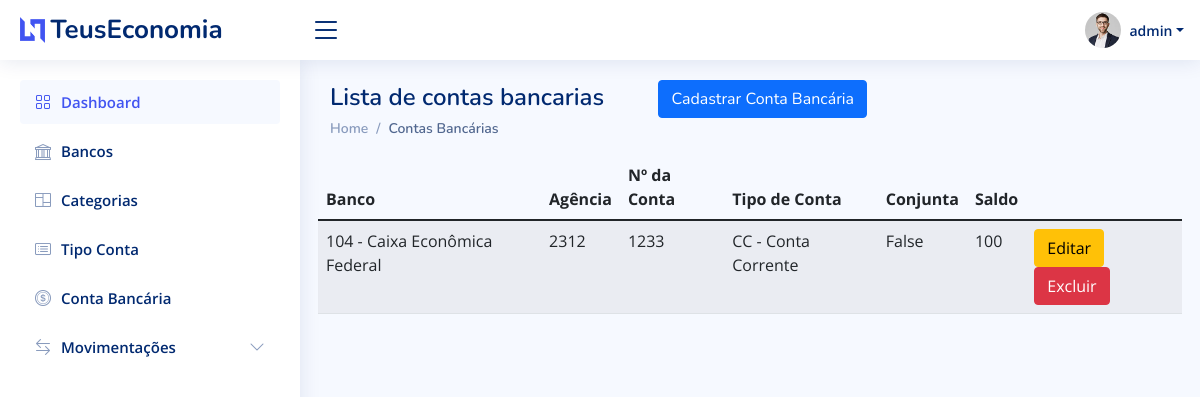
/listar/conta-bancaria/ (signed in), run on an earlier commit of the app's database.
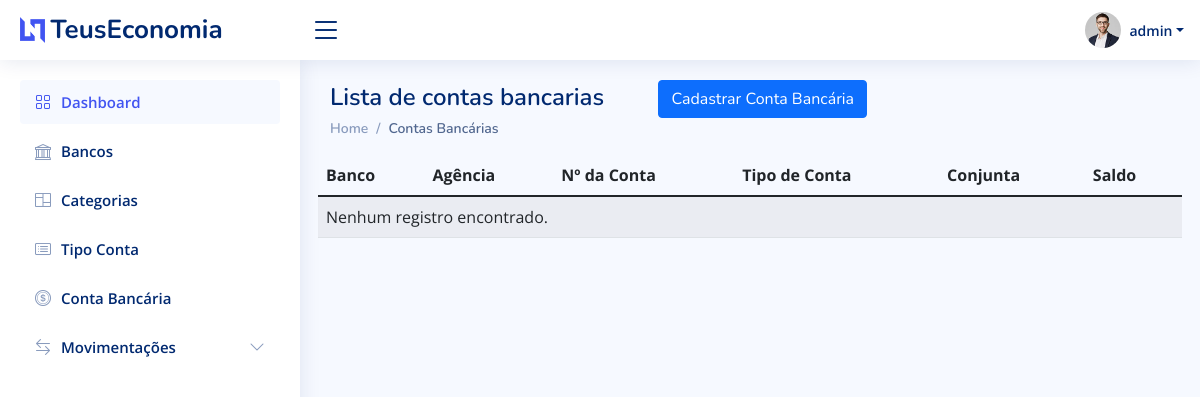
And on a later commit of the database.
### Paginas/models.py (models this page shows, shortened)
class ContaBancaria(models.Model):
	banco = models.ForeignKey(Banco, on_delete=models.PROTECT)
	tipo_conta = models.ForeignKey(TipoConta, on_delete=models.PROTECT)
	agencia = models.CharField(verbose_name='Agência', max_length=50)
	conta = models.CharField(max_length=10)
	valor_total = models.DecimalField(max_digits=99999999999, decimal_places=0)
	conjunta = models.BooleanField()
	usuario = models.ForeignKey(User, on_delete=models.PROTECT)

class Banco(models.Model):
	nome = models.CharField(max_length=100)
	codigo = models.DecimalField(max_digits=9999, decimal_places=0)
	def __str__(self) -> str:
		return '{} - {}'.format(self.codigo, self.nome)

class TipoConta(models.Model):
	nome = models.CharField(max_length=50)
	descricao = models.CharField(max_length=100, verbose_name="Descrição")
	def __str__(self) -> str:
		return '{} - {}'.format(self.nome, self.descricao)

### Paginas/views.py (the view)
# urls.py: path('listar/conta-bancaria/', ContaBancariaList.as_view(), name='listar-conta-bancaria'),
class ContaBancariaList(LoginRequiredMixin, ListView):
	model = ContaBancaria
	template_name = 'paginas/listas/conta-bancaria.html'
	success_url = reverse_lazy('listar-conta-bancaria')
	def get_queryset(self):
		self.object_list = ContaBancaria.objects.filter(
			usuario = self.request.user)
		return self.object_list

### Paginas/templates/paginas/listas/conta-bancaria.html
{% extends 'paginas/modelo.html' %} {% load static %} {% block pagetitle %}
<h1>Lista de contas bancarias
    <a href="{% url 'cadastrar-conta-bancaria' %}" class="btn btn-primary float-right ms-5">
		Cadastrar Conta Bancária
	</a>
</h1>
{% endblock %} {% block breadcrumb %}
<nav>
    <ol class="breadcrumb">
        <li class="breadcrumb-item"><a href="{% url 'index' %}">Home</a></li>
        <li class="breadcrumb-item active">Contas Bancárias</li>
    </ol>
</nav>
{% endblock %} {% block main %}
<table class="table table-striped">
    <thead>
        <tr>
            <th>Banco</th>
            <th>Agência</th>
            <th>Nº da Conta</th>
            <th>Tipo de Conta</th>
            <th>Conjunta</th>
            <th>Saldo</th>
        </tr>
    </thead>
    <tbody>
        {% for obj in object_list %}
        <tr>
            <td>{{ obj.banco }}</td>
            <td>{{ obj.agencia }}</td>
            <td>{{ obj.conta }}</td>
            <td>{{ obj.tipo_conta }}</td>
            <td>{{ obj.conjunta }}</td>
            <td>{{ obj.valor_total }}</td>
            <td>
                <a href="{% url 'editar-conta-bancaria' obj.pk %}" class="btn btn-warning">Editar</a>
                <a href="{% url 'excluir-conta-bancaria' obj.pk %}" class="btn btn-danger">Excluir</a>
            </td>
        </tr>
        {% empty %}
        <tr>
            <td colspan="100%">Nenhum registro encontrado.</td>
        </tr>
        {% endfor %}
    </tbody>
</table>
{% endblock %}

What changed in the data, as far as the page shows it:
removed ContaBancaria: banco "104 - Caixa Econômica Federal", agencia "2312", conta "1233", tipo_conta "CC - Conta Corrente", conjunta "False", valor_total "100"
Also different on the page:
text now shown: "Nenhum registro encontrado."
